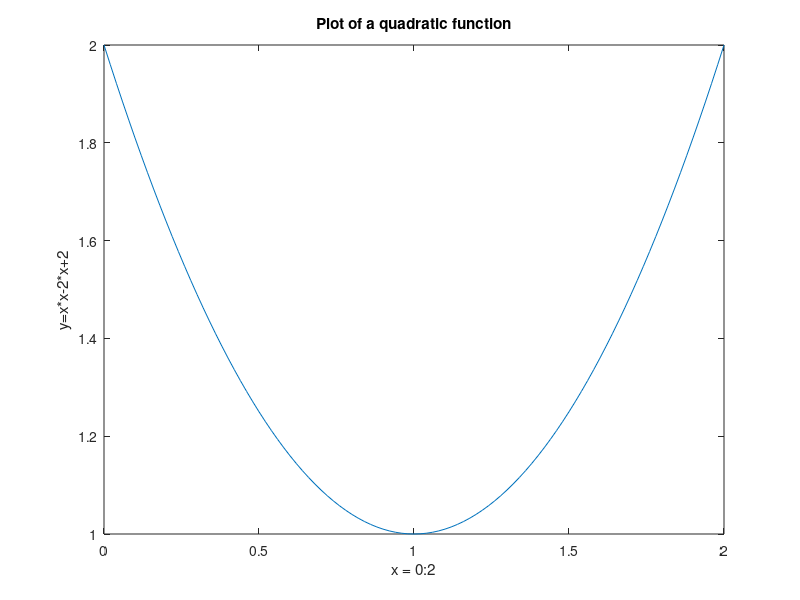

This figure's MATLAB source:
% lab1_plotFig1.m

% The following program ("script") creates the plot shown in Figure 1
% of EGR 182, Lab 1


for k=1:1:101
    x(k) = (k-1)*0.02;
    y(k) = x(k)*x(k)-2*x(k)+2;
end
plot(x,y)
xlabel('x = 0:2')
ylabel('y=x*x-2*x+2')
title('Plot of a quadratic function')